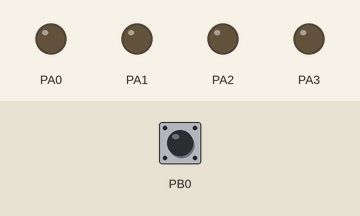
Bench run of a program on a simulated ATmega32, built with avr-gcc and emulated at 8 MHz. Shown: output pins drawn as LEDs (lit = HIGH). Inputs (shaded band) come from the test bench; at power-on: PB0 HIGH.

Above: at 1.2 s.
1.3 s: PB0 pulled LOW for 0.15 s
At 1.8 s:
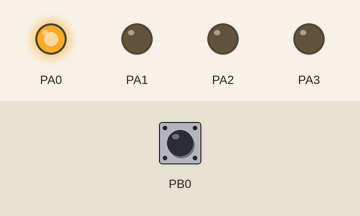
2.9 s: PB0 pulled LOW for 1 s
At 4.3 s:
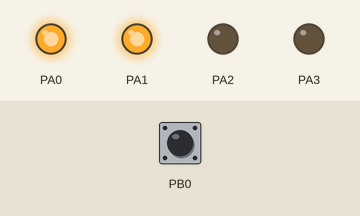
5.4 s: PB0 pulled LOW for 0.15 s
At 6.2 s:
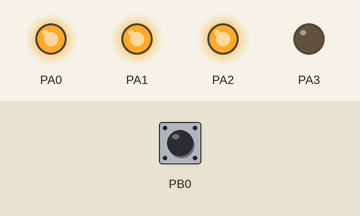
7.0 s: PB0 pulled LOW for 3.2 s
At 7.4 s:
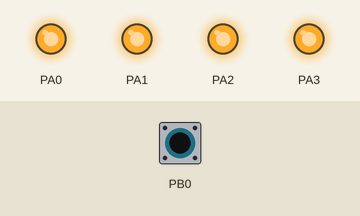
Timing chart, 0 to 10.0 s (numbered marks = the images above; inputs shaded):
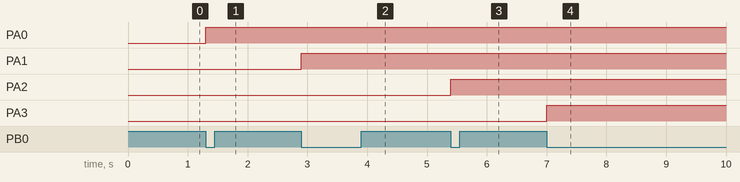

The program:

main.c
```c
/*
 * Unit5_Sec1_GPIO_Task2.c
 *
 * Created: 7/30/2021 8:09:11 PM
 * Author : Bolis
 */

//#include <avr/io.h>
#define F_CPU 8000000UL
#include <util/delay.h>


#define SET_BIT(ADDRESS, BIT) ADDRESS |= (1<<BIT)
#define RESET_BIT(ADDRESS, BIT) ADDRESS &= ~(1<<BIT)
#define READ_BIT(ADDRESS, BIT) ((ADDRESS & (1<<BIT))>>BIT)
#define TOGGLE_BIT(ADDRESS, BIT) ADDRESS ^= (1<<BIT)
#define DDRA (*(volatile unsigned char*) 0x3A)
#define PORTA (*(volatile unsigned char*) 0x3B)
#define PORTB (*(volatile unsigned char*) 0x38)
#define DDRB (*(volatile unsigned char*) 0x37)
#define PINB (*(volatile unsigned char*) 0x36)


int main(void)
{
	RESET_BIT(DDRB,0);
	SET_BIT(PORTB,0);
	SET_BIT(DDRA,0);
	SET_BIT(DDRA,1);
	SET_BIT(DDRA,2);
	SET_BIT(DDRA,3);

	char x=0;

    while (1)
    {

		if(READ_BIT(PINB,0) == 0){
			while(READ_BIT(PINB,0) == 0){
				SET_BIT(PORTA,x);
				}
				if(0 <= x && x < 3){
					x++;
					}

		}
    }
}
```

Measured:
- after the input at 1.3 s, PA0: LOW → HIGH at once
- after the input at 2.9 s, PA1: LOW → HIGH at once
- after the input at 5.4 s, PA2: LOW → HIGH at once
- after the input at 7.0 s, PA3: LOW → HIGH at once
